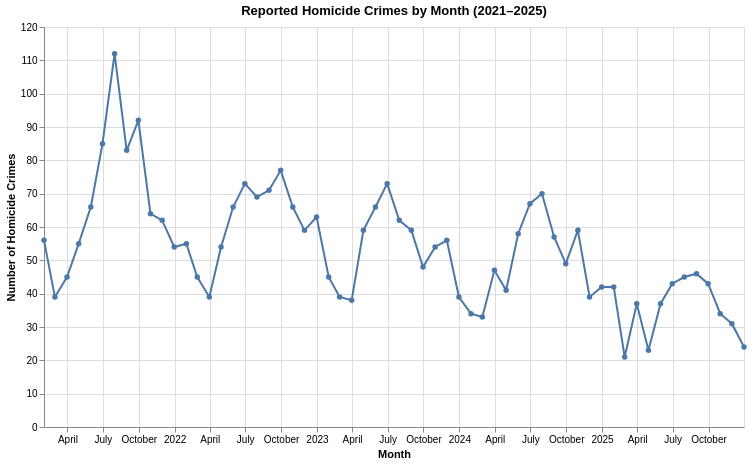

The notebook cell saved with this chart:
### Code cell
monthly = (
    Homicide
    .groupby(pd.Grouper(key="Date", freq="M"))
    .size()
    .reset_index(name="monthly_count")
)

chart = (
    alt.Chart(monthly)
    .mark_line(point=True)
    .encode(
        x=alt.X(
            "Date:T",
            title="Month"
        ),
        y=alt.Y(
            "monthly_count:Q",
            title="Number of Homicide Crimes"
        ),
        tooltip=[
            alt.Tooltip("Date:T", title="Month"),
            alt.Tooltip("monthly_count:Q", title="Count")
        ]
    )
    .properties(
        title="Reported Homicide Crimes by Month (2021–2025)",
        width=700,
        height=400
    )
)

chart

### Figure 1 — Vega-Lite specification as saved in the notebook (floating-point values rounded to 4 significant figures)
{"config": {"view": {"continuousWidth": 300, "continuousHeight": 300}}, "data": {"name": "data-fd756285789268a3cf1378189916f9d2"}, "mark": {"type": "line", "point": true}, "encoding": {"tooltip": [{"field": "Date", "title": "Month", "type": "temporal"}, {"field": "monthly_count", "title": "Count", "type": "quantitative"}], "x": {"field": "Date", "title": "Month", "type": "temporal"}, "y": {"field": "monthly_count", "title": "Number of Homicide Crimes", "type": "quantitative"}}, "height": 400, "title": "Reported Homicide Crimes by Month (2021–2025)", "width": 700, "$schema": "https://vega.github.io/schema/vega-lite/v6.1.0.json", "datasets": {"data-fd756285789268a3cf1378189916f9d2": [{"Date": "2021-01-31T00:00:00", "monthly_count": 56}, {"Date": "2021-02-28T00:00:00", "monthly_count": 39}, {"Date": "2021-03-31T00:00:00", "monthly_count": 45}, {"Date": "2021-04-30T00:00:00", "monthly_count": 55}, {"Date": "2021-05-31T00:00:00", "monthly_count": 66}, {"Date": "2021-06-30T00:00:00", "monthly_count": 85}, {"Date": "2021-07-31T00:00:00", "monthly_count": 112}, {"Date": "2021-08-31T00:00:00", "monthly_count": 83}, {"Date": "2021-09-30T00:00:00", "monthly_count": 92}, {"Date": "2021-10-31T00:00:00", "monthly_count": 64}, {"Date": "2021-11-30T00:00:00", "monthly_count": 62}, {"Date": "2021-12-31T00:00:00", "monthly_count": 54}, {"Date": "2022-01-31T00:00:00", "monthly_count": 55}, {"Date": "2022-02-28T00:00:00", "monthly_count": 45}, {"Date": "2022-03-31T00:00:00", "monthly_count": 39}, {"Date": "2022-04-30T00:00:00", "monthly_count": 54}, {"Date": "2022-05-31T00:00:00", "monthly_count": 66}, {"Date": "2022-06-30T00:00:00", "monthly_count": 73}, {"Date": "2022-07-31T00:00:00", "monthly_count": 69}, {"Date": "2022-08-31T00:00:00", "monthly_count": 71}, {"Date": "2022-09-30T00:00:00", "monthly_count": 77}, {"Date": "2022-10-31T00:00:00", "monthly_count": 66}, {"Date": "2022-11-30T00:00:00", "monthly_count": 59}, {"Date": "2022-12-31T00:00:00", "monthly_count": 63}, {"Date": "2023-01-31T00:00:00", "monthly_count": 45}, {"Date": "2023-02-28T00:00:00", "monthly_count": 39}, {"Date": "2023-03-31T00:00:00", "monthly_count": 38}, {"Date": "2023-04-30T00:00:00", "monthly_count": 59}, {"Date": "2023-05-31T00:00:00", "monthly_count": 66}, {"Date": "2023-06-30T00:00:00", "monthly_count": 73}, {"Date": "2023-07-31T00:00:00", "monthly_count": 62}, {"Date": "2023-08-31T00:00:00", "monthly_count": 59}, {"Date": "2023-09-30T00:00:00", "monthly_count": 48}, {"Date": "2023-10-31T00:00:00", "monthly_count": 54}, {"Date": "2023-11-30T00:00:00", "monthly_count": 56}, {"Date": "2023-12-31T00:00:00", "monthly_count": 39}, {"Date": "2024-01-31T00:00:00", "monthly_count": 34}, {"Date": "2024-02-29T00:00:00", "monthly_count": 33}, {"Date": "2024-03-31T00:00:00", "monthly_count": 47}, {"Date": "2024-04-30T00:00:00", "monthly_count": 41}, {"Date": "2024-05-31T00:00:00", "monthly_count": 58}, {"Date": "2024-06-30T00:00:00", "monthly_count": 67}, {"Date": "2024-07-31T00:00:00", "monthly_count": 70}, {"Date": "2024-08-31T00:00:00", "monthly_count": 57}, {"Date": "2024-09-30T00:00:00", "monthly_count": 49}, {"Date": "2024-10-31T00:00:00", "monthly_count": 59}, {"Date": "2024-11-30T00:00:00", "monthly_count": 39}, {"Date": "2024-12-31T00:00:00", "monthly_count": 42}, {"Date": "2025-01-31T00:00:00", "monthly_count": 42}, {"Date": "2025-02-28T00:00:00", "monthly_count": 21}, {"Date": "2025-03-31T00:00:00", "monthly_count": 37}, {"Date": "2025-04-30T00:00:00", "monthly_count": 23}, {"Date": "2025-05-31T00:00:00", "monthly_count": 37}, {"Date": "2025-06-30T00:00:00", "monthly_count": 43}, {"Date": "2025-07-31T00:00:00", "monthly_count": 45}, {"Date": "2025-08-31T00:00:00", "monthly_count": 46}, {"Date": "2025-09-30T00:00:00", "monthly_count": 43}, {"Date": "2025-10-31T00:00:00", "monthly_count": 34}, {"Date": "2025-11-30T00:00:00", "monthly_count": 31}, {"Date": "2025-12-31T00:00:00", "monthly_count": 24}]}}
